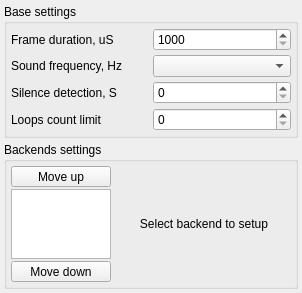
<?xml version="1.0" encoding="UTF-8"?>
<ui version="4.0">
 <class>UI::SoundSettingsWidget</class>
 <widget class="QWidget" name="SoundOptions">
  <property name="geometry">
   <rect>
    <x>0</x>
    <y>0</y>
    <width>302</width>
    <height>223</height>
   </rect>
  </property>
  <property name="windowTitle">
   <string>Sound</string>
  </property>
  <layout class="QVBoxLayout">
   <property name="spacing">
    <number>4</number>
   </property>
   <property name="margin">
    <number>4</number>
   </property>
   <item>
    <widget class="QGroupBox" name="groupBox">
     <property name="title">
      <string>Base settings</string>
     </property>
     <layout class="QGridLayout" name="gridLayout">
      <property name="margin">
       <number>4</number>
      </property>
      <property name="spacing">
       <number>4</number>
      </property>
      <item row="0" column="0">
       <widget class="QLabel" name="frameDurationLabel">
        <property name="text">
         <string>Frame duration, uS</string>
        </property>
       </widget>
      </item>
      <item row="0" column="1">
       <widget class="QSpinBox" name="frameDurationValue">
        <property name="minimum">
         <number>1000</number>
        </property>
        <property name="maximum">
         <number>1000000</number>
        </property>
       </widget>
      </item>
      <item row="1" column="0">
       <widget class="QLabel" name="soundFrequencyLabel">
        <property name="text">
         <string>Sound frequency, Hz</string>
        </property>
       </widget>
      </item>
      <item row="1" column="1">
       <widget class="QComboBox" name="soundFrequencyValue"/>
      </item>
      <item row="2" column="0">
       <widget class="QLabel" name="silenceLimitLabel">
        <property name="text">
         <string>Silence detection, S</string>
        </property>
       </widget>
      </item>
      <item row="2" column="1">
       <widget class="QSpinBox" name="silenceLimitValue">
        <property name="maximum">
         <number>30</number>
        </property>
       </widget>
      </item>
      <item row="3" column="0">
       <widget class="QLabel" name="loopsCountLimitLabel">
        <property name="text">
         <string>Loops count limit</string>
        </property>
       </widget>
      </item>
      <item row="3" column="1">
       <widget class="QSpinBox" name="loopsCountLimitValue">
        <property name="maximum">
         <number>10</number>
        </property>
       </widget>
      </item>
     </layout>
    </widget>
   </item>
   <item>
    <widget class="QGroupBox" name="backendGroupBox">
     <property name="title">
      <string>Backends settings</string>
     </property>
     <layout class="QHBoxLayout" name="backendGroupLayout">
      <property name="margin">
       <number>4</number>
      </property>
      <item>
       <layout class="QVBoxLayout" name="verticalLayout">
        <property name="spacing">
         <number>2</number>
        </property>
        <property name="leftMargin">
         <number>0</number>
        </property>
        <item>
         <widget class="QToolButton" name="moveUp">
          <property name="sizePolicy">
           <sizepolicy hsizetype="Minimum" vsizetype="Fixed">
            <horstretch>0</horstretch>
            <verstretch>0</verstretch>
           </sizepolicy>
          </property>
          <property name="text">
           <string>Move up</string>
          </property>
         </widget>
        </item>
        <item>
         <widget class="QListWidget" name="backendsList">
          <property name="sizePolicy">
           <sizepolicy hsizetype="Fixed" vsizetype="Preferred">
            <horstretch>0</horstretch>
            <verstretch>0</verstretch>
           </sizepolicy>
          </property>
          <property name="maximumSize">
           <size>
            <width>100</width>
            <height>16777215</height>
           </size>
          </property>
          <property name="verticalScrollBarPolicy">
           <enum>Qt::ScrollBarAlwaysOff</enum>
          </property>
          <property name="horizontalScrollBarPolicy">
           <enum>Qt::ScrollBarAlwaysOff</enum>
          </property>
          <property name="autoScroll">
           <bool>false</bool>
          </property>
          <property name="editTriggers">
           <set>QAbstractItemView::NoEditTriggers</set>
          </property>
          <property name="showDropIndicator" stdset="0">
           <bool>false</bool>
          </property>
         </widget>
        </item>
        <item>
         <widget class="QToolButton" name="moveDown">
          <property name="sizePolicy">
           <sizepolicy hsizetype="Preferred" vsizetype="Fixed">
            <horstretch>0</horstretch>
            <verstretch>0</verstretch>
           </sizepolicy>
          </property>
          <property name="text">
           <string>Move down</string>
          </property>
         </widget>
        </item>
       </layout>
      </item>
      <item>
       <widget class="QLabel" name="settingsHint">
        <property name="sizePolicy">
         <sizepolicy hsizetype="MinimumExpanding" vsizetype="Fixed">
          <horstretch>0</horstretch>
          <verstretch>0</verstretch>
         </sizepolicy>
        </property>
        <property name="text">
         <string>Select backend to setup</string>
        </property>
        <property name="alignment">
         <set>Qt::AlignCenter</set>
        </property>
        <property name="wordWrap">
         <bool>true</bool>
        </property>
       </widget>
      </item>
     </layout>
    </widget>
   </item>
   <item>
    <spacer name="verticalSpacer">
     <property name="orientation">
      <enum>Qt::Vertical</enum>
     </property>
     <property name="sizeHint" stdset="0">
      <size>
       <width>0</width>
       <height>0</height>
      </size>
     </property>
    </spacer>
   </item>
  </layout>
 </widget>
 <resources/>
 <connections/>
</ui>
